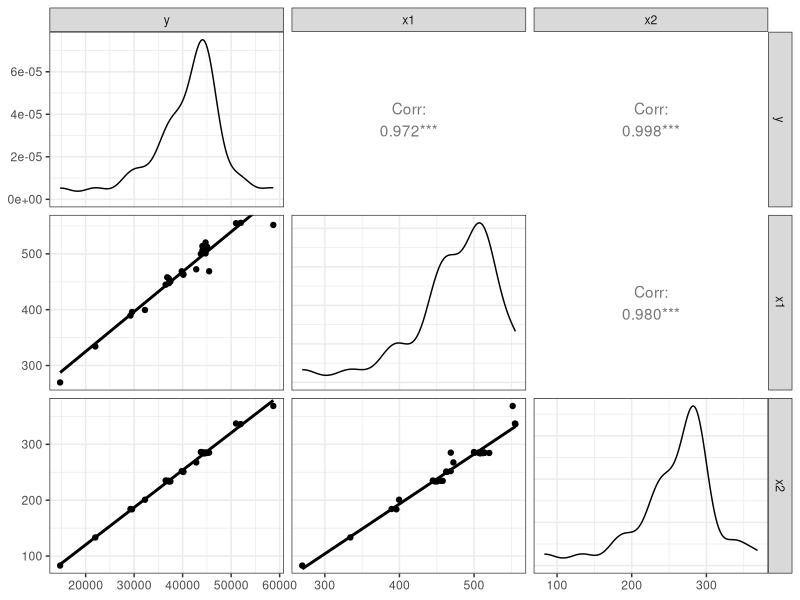
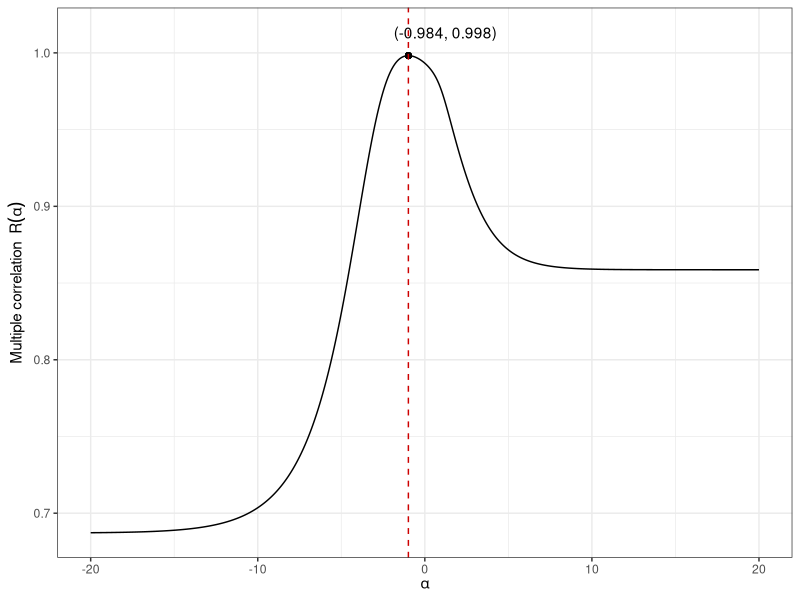

These figures' R source, in order:
library(tidyverse)
library(GGally)  # For ggpairs function
library(ggplot2) # For ggplot2 functionality
theme_set(theme_bw())
# Data for Entropy and Heat Capacity of 30 benzenoids hydrocarbons
x1 <- c(269.722, 334.155, 389.475, 395.882, 444.724, 447.437, 457.958, 455.839, 
        450.418, 399.491, 499.831, 513.857, 508.537, 507.395, 506.076, 512.523, 
        500.734, 520.307, 509.210, 513.879, 511.770, 509.611, 462.545, 463.738, 
        468.712, 555.409, 472.295, 554.784, 468.796, 551.708) #Entropy
x2 <- c(83.019, 133.325, 184.194, 183.654, 235.165, 233.497, 234.568, 234.638, 
        233.558, 200.815, 286.182, 285.056, 284.037, 284.088, 285.148, 284.595, 
        284.870, 284.503, 284.785, 284.740, 284.233, 284.552, 251.175, 250.568, 
        251.973, 336.098, 267.543, 337.204, 285.041, 368.518) #Heat Capacity
# 30x3 array for number of edges in each dudv partition: (2,2), (2,3), (3,3)
coef_y <- t(matrix(c(
  # (2,2)
  6, 6, 6, 7, 6, 8, 7, 8, 9, 6, 6, 7, 8, 8, 7, 10, 9, 9, 9, 8, 9, 8, 8, 8, 7, 9, 7, 6, 6, 6,
  # (2,3)
  0, 4, 8, 6, 12, 8, 10, 8, 6, 8, 16, 14, 12, 12, 14, 8, 10, 10, 10, 12, 10, 12, 8, 8, 10, 14, 10, 20, 12, 16,
  # (3,3)
  0, 1, 2, 3, 3, 5, 4, 5, 6, 5, 4, 5, 6, 6, 5, 8, 7, 7, 7, 6, 7, 6, 8, 8, 7, 8, 10, 5, 12, 19
), ncol = 30, byrow = TRUE))
# Number of vertices (v_exp)
v_exp <- c(6, 10, 14, 14, 18, 18, 18, 18, 18, 16, 22, 22, 22, 22, 22, 22, 22, 22, 22, 22, 22, 22, 20, 20, 20, 26, 22, 26, 24, 32)
# List of index-computing functions
t_2 <- t(cbind(
  4 / (v_exp - 2)^2,
  6 / ((v_exp - 2) * (v_exp - 3)),
  9 / (v_exp - 3)^2
))
# The 'y' function will now perform the matrix multiplication
y <- function(a = 1) {
  alphaone <- t_2 ^ a
  as.numeric(coef_y %*% rowSums(alphaone))
}
# Create the multiple correlation function (depends only on a)
mult_rho <- function(.a = 1) {
  dat <- tibble(y = y(a = .a), x1 = x1, x2 = x2)
  fit <- lm(y ~ x1 + x2, data = dat)
  sqrt(summary(fit)$r.squared)
}
# Objective function for maximization
myfun <- function(a) {
  rho_value <- mult_rho(a)
  if (is.nan(rho_value) || rho_value == 0) {
    return(Inf)  # Return a large value to avoid issues with log(0)
  }
  return(-log(1 + rho_value))  # Negate for maximization
}
# Optimizing using nlminb
res <- nlminb(-abs(rnorm(1)), myfun)
print(res)
# The optimal value of 'a' and multiple correlation
alpha_hat <- res$par
rho_hat <- mult_rho(alpha_hat)
# The optimal values of y in a table
dat <- tibble(y = y(a = res$par), x1 = x1, x2 = x2)
# Plotting with GGpairs
GGally::ggpairs(dat,
                lower = list(continuous = wrap("smooth", method = "lm", se = FALSE)),
                diag = list(continuous = wrap("densityDiag"))
)
# Plot the relationship of 'alpha' and multiple correlation
plot_df <- tibble(a = seq(-20, 20, length = 500)) %>%
  mutate(mcor = unlist(purrr::map(a, myfun)))
ggplot(plot_df, aes(a, exp(-mcor) - 1)) +
  geom_line() +
  geom_point(x = alpha_hat, y = mult_rho(alpha_hat)) +
  annotate("text", x = alpha_hat + 2.2, y = mult_rho(alpha_hat) + 0.015, 
           label = paste0("(", round(alpha_hat, 3), ", ", round(rho_hat, 3), ")")) +
  geom_vline(xintercept = alpha_hat, linetype = "dashed", col ="red3") +
  labs(x = expression(alpha), y = expression("Multiple correlation "~R(alpha))) +
  theme_bw()